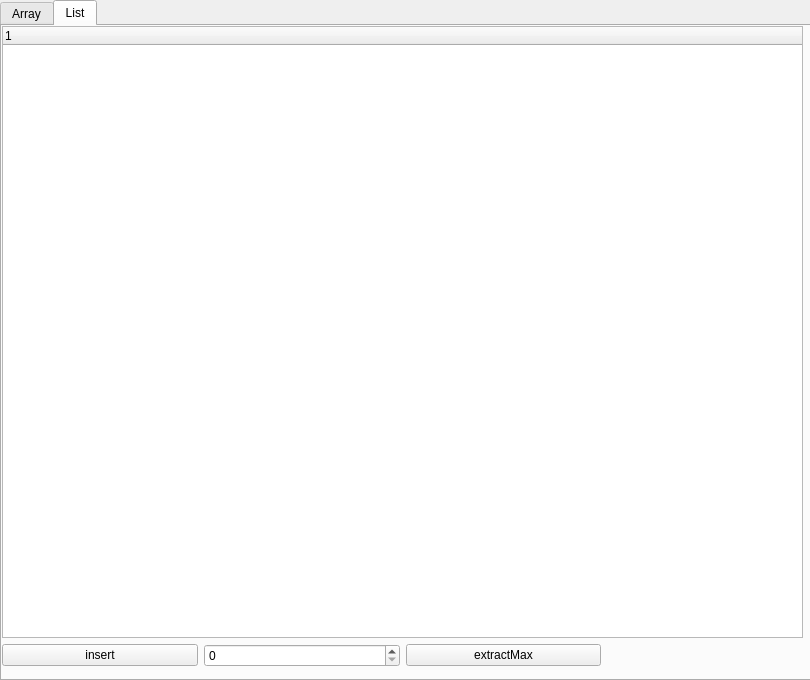
<?xml version="1.0" encoding="UTF-8"?>
<ui version="4.0">
 <class>MainWindow</class>
 <widget class="QMainWindow" name="MainWindow">
  <property name="geometry">
   <rect>
    <x>0</x>
    <y>0</y>
    <width>810</width>
    <height>680</height>
   </rect>
  </property>
  <property name="windowTitle">
   <string>MainWindow</string>
  </property>
  <widget class="QWidget" name="centralwidget">
   <widget class="QTabWidget" name="tabWidget">
    <property name="geometry">
     <rect>
      <x>0</x>
      <y>0</y>
      <width>811</width>
      <height>681</height>
     </rect>
    </property>
    <property name="currentIndex">
     <number>1</number>
    </property>
    <widget class="QWidget" name="tab">
     <attribute name="title">
      <string>Array</string>
     </attribute>
     <widget class="QWidget" name="gridLayoutWidget">
      <property name="geometry">
       <rect>
        <x>0</x>
        <y>0</y>
        <width>801</width>
        <height>641</height>
       </rect>
      </property>
      <layout class="QGridLayout" name="gridLayout">
       <item row="0" column="0" colspan="4">
        <widget class="QTreeWidget" name="treeWidgetArrHeap">
         <column>
          <property name="text">
           <string/>
          </property>
         </column>
        </widget>
       </item>
       <item row="1" column="0">
        <widget class="QPushButton" name="insertInArrHeap">
         <property name="text">
          <string>insert</string>
         </property>
        </widget>
       </item>
       <item row="1" column="1">
        <widget class="QSpinBox" name="spinBox"/>
       </item>
       <item row="1" column="2">
        <widget class="QPushButton" name="extractMaxArrHeap">
         <property name="text">
          <string>extractMax</string>
         </property>
        </widget>
       </item>
       <item row="1" column="3">
        <widget class="QLabel" name="arrHeapLabel">
         <property name="text">
          <string/>
         </property>
        </widget>
       </item>
      </layout>
     </widget>
    </widget>
    <widget class="QWidget" name="tab_2">
     <attribute name="title">
      <string>List</string>
     </attribute>
     <widget class="QWidget" name="gridLayoutWidget_2">
      <property name="geometry">
       <rect>
        <x>0</x>
        <y>0</y>
        <width>801</width>
        <height>641</height>
       </rect>
      </property>
      <layout class="QGridLayout" name="gridLayout_2">
       <item row="0" column="0" colspan="4">
        <widget class="QTreeWidget" name="treeWidgetListHeap">
         <column>
          <property name="text">
           <string notr="true"/>
          </property>
         </column>
        </widget>
       </item>
       <item row="1" column="0">
        <widget class="QPushButton" name="insertInLisstHeap">
         <property name="text">
          <string>insert</string>
         </property>
        </widget>
       </item>
       <item row="1" column="1">
        <widget class="QSpinBox" name="spinBox_2"/>
       </item>
       <item row="1" column="2">
        <widget class="QPushButton" name="extractMaxListHeap">
         <property name="text">
          <string>extractMax</string>
         </property>
        </widget>
       </item>
       <item row="1" column="3">
        <widget class="QLabel" name="listHeapLabel">
         <property name="text">
          <string/>
         </property>
        </widget>
       </item>
      </layout>
     </widget>
    </widget>
   </widget>
  </widget>
 </widget>
 <resources/>
 <connections/>
</ui>
